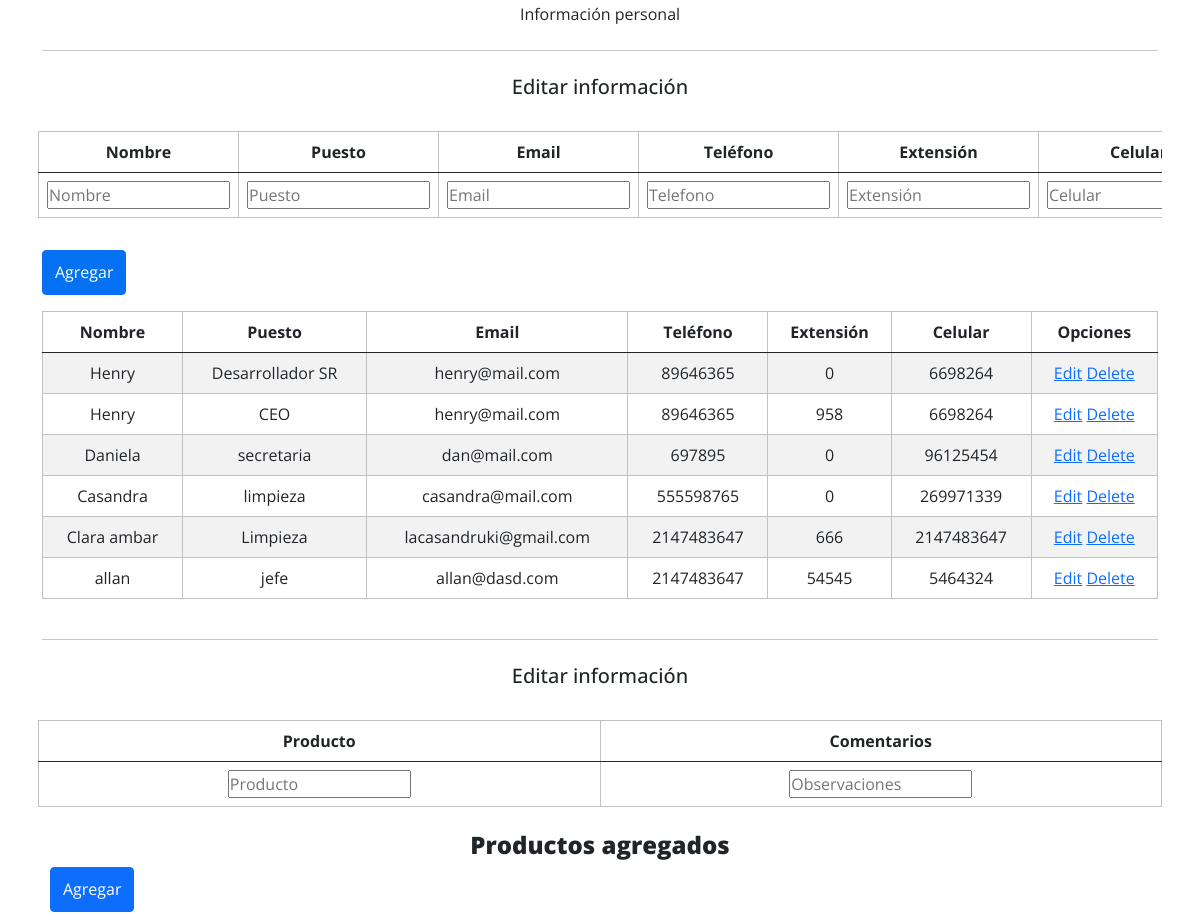
The page /PaginaprincipalDeProveedores.php (signed in, middle part) on the database as committed earlier.
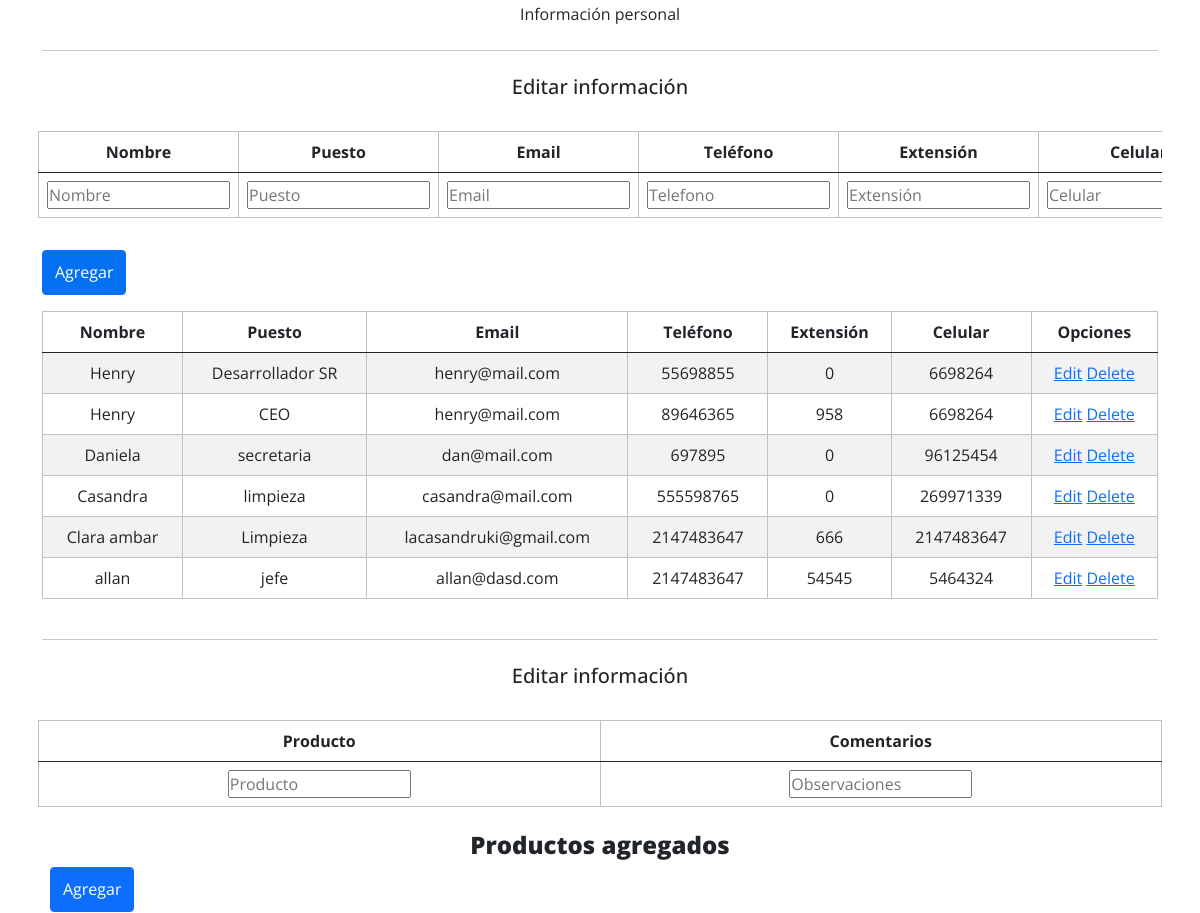
The same page on the database as committed later.
### tables this page shows
CREATE TABLE `contacto` (
  `ID_contacto` int NOT NULL AUTO_INCREMENT,
  `Nombre` varchar(50) NOT NULL,
  `Puesto` varchar(50) NOT NULL,
  `Email` varchar(50) NOT NULL,
  `Tel` int NOT NULL,
  `Ext` int DEFAULT NULL,
  `Cel` int NOT NULL,
  `ID_usuario` int NOT NULL,
  PRIMARY KEY (`ID_contacto`),
  KEY `ID_usuario` (`ID_usuario`)
);

### php/Conexion.php (called while the page is built, shortened)
<?php
    class Conexion{
      private $host = "localhost";
      private $user = "root";
      private $pass = "";
      private $dbname ="cluster";
      private $dbh;
      private $stmt;
      public function __construct(){
        $dsn = 'mysql:host='.$this->host . ';dbname='. $this->dbname;
        $options = array(
            PDO::ATTR_PERSISTENT    =>true,
            PDO::ATTR_ERRMODE       =>PDO::ERRMODE_EXCEPTION
        );
        try{
          $this->dbh = new PDO($dsn, $this->user, $this->pass,$options);
        }catch(PDOEception $e){
          $this->error = $e-> getMessage();
        }
      }
      public function query($query){
        $this->stmt = $this->dbh->prepare($query);
      }
      public function execute(){
        return $this->stmt->execute();
      }
      public function resultSet(){
        $this->execute();
        return $this->stmt->fetchAll(PDO::FETCH_ASSOC);
      }
    }
?>

### PaginaprincipalDeProveedores.php (the view, shortened to what the changed rows need)
<?php
if(!isset($_SESSION['id_usuario'])){
  header("location: /Login.html");
 }else{
  $id_usr=$_SESSION['id_usuario'];
}
  include_once "php/Conexion.php";
  $database=new Conexion;
  ?>
<!doctype html>
<html lang="es">
  <head>
    <link href="css/bootstrap.min.css" rel="stylesheet">
    <link href="https://unpkg.com/aos@2.3.0/dist/aos.css" rel="stylesheet">
     <link rel="stylesheet" href="https://unpkg.com/aos@next/dist/aos.css" />
    <link rel="stylesheet" href="https://cdn.jsdelivr.net/npm/bootstrap-icons@1.5.0/font/bootstrap-icons.css">
    <link rel="stylesheet" type="text/css" href="https://stackpath.bootstrapcdn.com/font-awesome/4.7.0/css/font-awesome.min.css">
    <link href="css/all.min.css" rel="stylesheet">
    <link href="css/style.css" rel="stylesheet">
    <link rel="stylesheet" href="css/owl.carousel.min.css" />
    <link rel="stylesheet" href="css/owl.theme.default.min.css"/>
  </head>
<body>
 <section class="main-body pt-5 float-start industry-pages">
            <section id = "tabEditar" class="container mt-2 mb-2 p-2 ">
              <form action="php/addContactos.php" method="POST">
                <div class="table-responsive">
                  <div class="table-wrapper">
                      <table class="table table-hover table-hover text-center">
                          <thead>
                              <tr>
                                  <th>Nombre</th>
                                  <th>Puesto</th>
                                  <th>Email</th>
                                  <th>Teléfono</th>
                                  <th>Extensión</th>
                                  <th>Celular</th>
                              </tr>
                          </thead>
                      </table>
                    </div>
                </div>
              </form>
            </section>
            <div class="container">
              <form action="php/addContactos.php" id="addContacts" name="adc" method="POST">
                <div class="table-responsive">
                  <div class="table-wrapper">
                      <table class="table table-striped table-hover text-center">
                          <thead>
                              <tr>
                                  <th>Nombre</th>
                                  <th>Puesto</th>
                                  <th>Email</th>
                                  <th>Teléfono</th>
                                  <th>Extensión</th>
                                  <th>Celular</th>
                                  <th>Opciones</th>
                              </tr>
                          </thead>
                          <tbody>
                            <?php $database-> query("SELECT * FROM contacto WHERE id_usuario=$id_usr");?>
                            <?php $rows = $database->resultSet();?>
                              <?php foreach($rows as $row) :?>
                              <tr>
                                <td><?php echo $row['Nombre']?></td>
                                <td><?php echo $row['Puesto']?></td>
                                <td><?php echo $row['Email']?></td>
                                <td><?php echo $row['Tel']?></td>
                                <td><?php echo $row['Ext']?></td>
                                <td><?php echo $row['Cel']?></td>
                                <td>
                                    <a href="PaginaprincipalDeProveedores.php?edit=<?php $id_cont =$row['ID_contacto']; echo $row['ID_contacto'];?>">Edit</a>
                                    <a href="php/addContactos.php?delete=<?php echo $row['ID_contacto'];?>">Delete</a>
                                </td>
                              </tr>
                              <?php endforeach; ?>
                          </tbody>
                      </table>
                    </div>
                </div>
              </form>
                  </div>
            <section id = "tabEditar2" class="container mt-2 mb-2 p-2 ">
              <form action="php/addContactos.php" method="POST">
                <div class="table-responsive">
                  <div class="table-wrapper">
                      <table class="table table-hover table-hover text-center">
                          <thead>
                              <tr>
                                  <th>Producto</th>
                                  <th>Comentarios</th>
                              </tr>
                          </thead>
                      </table>
                    </div>
                </div>
             </form>
</section>
</body>
</html>

Rows that differ between the two databases and show on the page:
changed contacto "Desarrollador SR": Tel "89646365" → "55698855"
